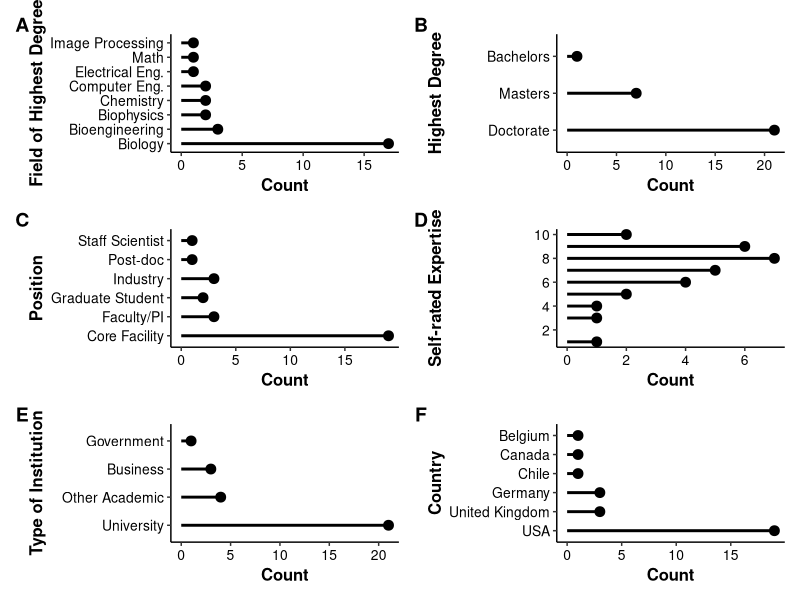

Source code (R):
# Basic participant demographic data

library(tidyverse)
library(patchwork)
rm(list=ls())


#### Read-in joined data file and make it easier to work with ####

d = read_csv("combined data deidentified.csv")

# make column for grouping by set type (nuclei or fish)
d = mutate(d, setType = str_sub(setName, end=-2) )

# make reduced dataset with just one entry per participant and demographic data only
demo = d %>% select(recordeddate:q4.4, q3.10coded)
demo = distinct(demo, id, .keep_all=TRUE)



#### n for image sets ####
d %>% group_by(setName) %>% summarize(n=n())



#### Participant Expertise ####

# number of analysts of each degree
degree = demo %>% group_by(q3.9) %>% summarize(n=n())
plotDegree = ggplot(degree, aes(x=n, y=q3.9))+
  geom_point(size=3)+
  geom_segment( aes(x=0, xend=n, y=q3.9, yend=q3.9), linewidth=1)+
  scale_y_discrete(limits=c("Doctorate","Masters","Bachelors"))+
  xlab("Count")+
  ylab("Highest Degree")


# number of analysts of each expertise
demo = demo %>% mutate( q3.4mod = case_when(  
  str_detect(q3.4, "Core") ~ "Core Facility",             #group all core facility together
  q3.4=="Other" ~ "Industry",                             #all the "others" were industry-related
  q3.4=="Faculty/Principal Investigator" ~ "Faculty/PI",  #rename
  .default = q3.4
))
position = demo %>% group_by(q3.4mod) %>% summarize(n=n())
plotPosition = ggplot(position, aes(x=n, y=q3.4mod))+
  geom_point(size=3)+
  geom_segment( aes(x=0, xend=n, y=q3.4mod, yend=q3.4mod), size=1)+
  xlab("Count")+
  ylab("Position")


# number of analysts of each degree area
field = demo %>% group_by(q3.10coded) %>% summarize(n=n())
plotField = ggplot(field, aes(x=n, y=q3.10coded))+
  geom_point(size=3)+
  geom_segment( aes(x=0, xend=n, y=q3.10coded, yend=q3.10coded), size=1)+
  scale_y_discrete(limits=c("biology","bioengineering","biophysics","chemistry","computerEngineering","electricalEngineering","math","medicalImageProcessing"),
                   labels=c("Biology","Bioengineering","Biophysics","Chemistry","Computer Eng.","Electrical Eng.","Math","Image Processing"))+
  xlab("Count")+
  ylab("Field of Highest Degree")



#### Location ####

# Institution
institution = demo %>% group_by(q3.7) %>% summarize(n=n())
plotInstitution = ggplot(institution, aes(x=n, y=q3.7))+
  geom_point(size=3)+
  geom_segment( aes(x=0, xend=n, y=q3.7, yend=q3.7), size=1)+
  scale_y_discrete(limits=c("Academic - University","Academic - not University","Business","Government"),
                   labels=c("University","Other Academic","Business","Government"))+
  xlab("Count")+
  ylab("Type of Institution")


# Country
country = demo %>% group_by(q3.8) %>% summarize( n = n() )
plotCountry = ggplot( filter(country, !is.na(q3.8)), aes(x=n, y=q3.8))+
  geom_point(size=3)+
  geom_segment( aes(x=0, xend=n, y=q3.8, yend=q3.8), size=1)+
  scale_y_discrete(limits=c("USA","United Kingdom","Germany","Chile","Canada","Belgium"))+
  xlab("Count")+
  ylab("Country")



#### Self-expressed image analysis expertise ####
expertise = demo %>% group_by(q4.2_1) %>% summarize(n=n())
plotExpertise = ggplot( expertise, aes(x=n, y=q4.2_1))+
  geom_point(size=3)+
  geom_segment( aes(x=0, xend=n, y=q4.2_1, yend=q4.2_1), size=1)+
  scale_y_continuous(breaks=c(2,4,6,8,10))+
  xlab("Count")+
  ylab("Self-rated Expertise")



#### Plots ####
# default plot theme
theme_set( theme_classic()+
             theme(
               axis.title.x = element_text(size=12, face="bold"),
               axis.text.x = element_text(size=10, color="black"),
               axis.title.y = element_text(size=12, face="bold"),
               axis.text.y = element_text(size=10, color="black")
             ))

#layout
design = "AB
          CD
          EF"

plotField + plotDegree + plotPosition + plotExpertise + plotInstitution + plotCountry +
  plot_annotation(tag_levels = 'A')+
  plot_layout(design=design)&
  theme(plot.tag=element_text(size=14, face="bold"))
                                      